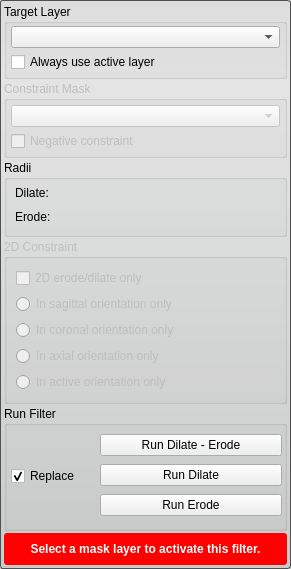
<?xml version="1.0" encoding="UTF-8"?>
<ui version="4.0">
 <class>BinarySmoothDilateErodeFilterInterface</class>
 <widget class="QWidget" name="BinarySmoothDilateErodeFilterInterface">
  <property name="geometry">
   <rect>
    <x>0</x>
    <y>0</y>
    <width>291</width>
    <height>564</height>
   </rect>
  </property>
  <property name="sizePolicy">
   <sizepolicy hsizetype="Preferred" vsizetype="MinimumExpanding">
    <horstretch>0</horstretch>
    <verstretch>0</verstretch>
   </sizepolicy>
  </property>
  <property name="windowTitle">
   <string>Binary Dilate Erode</string>
  </property>
  <property name="styleSheet">
   <string notr="true">QWidget#BinarySmoothDilateErodeFilterInterface{
	border-radius: 3px;
	border: 1px solid rgb(80, 80,80);
	background-color: qlineargradient(spread:pad, x1:0.5, y1:0, x2:0.5, y2:0.960227, stop:0 rgba(221, 221, 221, 255), stop:0.155779 rgba(228, 228, 228, 255), stop:1 rgba(202, 204, 204, 255));      
}</string>
  </property>
  <layout class="QVBoxLayout" name="verticalLayout_3">
   <property name="spacing">
    <number>2</number>
   </property>
   <property name="margin">
    <number>4</number>
   </property>
   <item>
    <widget class="QGroupBox" name="target_groupbox_">
     <property name="title">
      <string>Target Layer</string>
     </property>
     <property name="flat">
      <bool>false</bool>
     </property>
     <layout class="QVBoxLayout" name="verticalLayout_4">
      <property name="spacing">
       <number>4</number>
      </property>
      <property name="leftMargin">
       <number>4</number>
      </property>
      <property name="topMargin">
       <number>2</number>
      </property>
      <property name="rightMargin">
       <number>4</number>
      </property>
      <property name="bottomMargin">
       <number>4</number>
      </property>
      <item>
       <widget class="QtUtils::QtDropableComboBox" name="target_layer_">
        <property name="sizePolicy">
         <sizepolicy hsizetype="Ignored" vsizetype="Fixed">
          <horstretch>0</horstretch>
          <verstretch>0</verstretch>
         </sizepolicy>
        </property>
       </widget>
      </item>
      <item>
       <widget class="QWidget" name="widget_5" native="true">
        <property name="minimumSize">
         <size>
          <width>0</width>
          <height>20</height>
         </size>
        </property>
        <layout class="QHBoxLayout" name="horizontalLayout">
         <property name="spacing">
          <number>0</number>
         </property>
         <property name="margin">
          <number>0</number>
         </property>
         <item>
          <widget class="QCheckBox" name="use_active_layer_">
           <property name="sizePolicy">
            <sizepolicy hsizetype="Preferred" vsizetype="Fixed">
             <horstretch>0</horstretch>
             <verstretch>0</verstretch>
            </sizepolicy>
           </property>
           <property name="text">
            <string>Always use active layer</string>
           </property>
          </widget>
         </item>
        </layout>
       </widget>
      </item>
     </layout>
    </widget>
   </item>
   <item>
    <widget class="QGroupBox" name="mask_constraint_groupbox_">
     <property name="enabled">
      <bool>false</bool>
     </property>
     <property name="title">
      <string>Constraint Mask</string>
     </property>
     <layout class="QVBoxLayout" name="verticalLayout_7">
      <property name="spacing">
       <number>4</number>
      </property>
      <property name="margin">
       <number>4</number>
      </property>
      <item>
       <widget class="QtUtils::QtDropableComboBox" name="mask_">
        <property name="sizePolicy">
         <sizepolicy hsizetype="Ignored" vsizetype="Fixed">
          <horstretch>0</horstretch>
          <verstretch>0</verstretch>
         </sizepolicy>
        </property>
       </widget>
      </item>
      <item>
       <widget class="QWidget" name="widget_6" native="true">
        <layout class="QHBoxLayout" name="horizontalLayout_4">
         <property name="spacing">
          <number>0</number>
         </property>
         <property name="margin">
          <number>0</number>
         </property>
         <item>
          <widget class="QCheckBox" name="mask_invert_">
           <property name="sizePolicy">
            <sizepolicy hsizetype="Preferred" vsizetype="Fixed">
             <horstretch>0</horstretch>
             <verstretch>0</verstretch>
            </sizepolicy>
           </property>
           <property name="text">
            <string>Negative constraint</string>
           </property>
          </widget>
         </item>
        </layout>
       </widget>
      </item>
     </layout>
    </widget>
   </item>
   <item>
    <widget class="QGroupBox" name="radiiGroupBox">
     <property name="sizePolicy">
      <sizepolicy hsizetype="Preferred" vsizetype="Fixed">
       <horstretch>0</horstretch>
       <verstretch>0</verstretch>
      </sizepolicy>
     </property>
     <property name="title">
      <string>Radii</string>
     </property>
     <property name="flat">
      <bool>false</bool>
     </property>
     <layout class="QVBoxLayout" name="verticalLayout_5">
      <property name="spacing">
       <number>0</number>
      </property>
      <property name="leftMargin">
       <number>4</number>
      </property>
      <property name="topMargin">
       <number>2</number>
      </property>
      <property name="rightMargin">
       <number>4</number>
      </property>
      <property name="bottomMargin">
       <number>4</number>
      </property>
      <item>
       <widget class="QWidget" name="widget" native="true">
        <layout class="QVBoxLayout" name="verticalLayout">
         <property name="spacing">
          <number>2</number>
         </property>
         <property name="margin">
          <number>4</number>
         </property>
         <item>
          <widget class="QLabel" name="dialateLabel">
           <property name="text">
            <string>Dilate:</string>
           </property>
          </widget>
         </item>
         <item>
          <widget class="QtUtils::QtSliderIntCombo" name="dilate_" native="true"/>
         </item>
        </layout>
       </widget>
      </item>
      <item>
       <widget class="QWidget" name="widget_2" native="true">
        <layout class="QVBoxLayout" name="verticalLayout_2">
         <property name="spacing">
          <number>2</number>
         </property>
         <property name="margin">
          <number>4</number>
         </property>
         <item>
          <widget class="QLabel" name="erodeLabel">
           <property name="text">
            <string>Erode:</string>
           </property>
          </widget>
         </item>
         <item>
          <widget class="QtUtils::QtSliderIntCombo" name="erode_" native="true"/>
         </item>
        </layout>
       </widget>
      </item>
     </layout>
    </widget>
   </item>
   <item>
    <widget class="QGroupBox" name="groupBox_2">
     <property name="enabled">
      <bool>false</bool>
     </property>
     <property name="title">
      <string>2D Constraint</string>
     </property>
     <layout class="QVBoxLayout" name="verticalLayout_8">
      <item>
       <widget class="QCheckBox" name="only2d_">
        <property name="text">
         <string>2D erode/dilate only</string>
        </property>
       </widget>
      </item>
      <item>
       <widget class="QRadioButton" name="sagittal_slice_">
        <property name="text">
         <string>In sagittal orientation only</string>
        </property>
       </widget>
      </item>
      <item>
       <widget class="QRadioButton" name="coronal_slice_">
        <property name="text">
         <string>In coronal orientation only</string>
        </property>
       </widget>
      </item>
      <item>
       <widget class="QRadioButton" name="axial_slice_">
        <property name="text">
         <string>In axial orientation only</string>
        </property>
       </widget>
      </item>
      <item>
       <widget class="QRadioButton" name="active_slice_">
        <property name="text">
         <string>In active orientation only</string>
        </property>
       </widget>
      </item>
     </layout>
    </widget>
   </item>
   <item>
    <widget class="QGroupBox" name="groupBox">
     <property name="title">
      <string>Run Filter</string>
     </property>
     <layout class="QHBoxLayout" name="horizontalLayout_3" stretch="1,2">
      <property name="spacing">
       <number>0</number>
      </property>
      <property name="leftMargin">
       <number>2</number>
      </property>
      <property name="topMargin">
       <number>2</number>
      </property>
      <property name="rightMargin">
       <number>2</number>
      </property>
      <property name="bottomMargin">
       <number>4</number>
      </property>
      <item>
       <widget class="QWidget" name="widget_4" native="true">
        <property name="minimumSize">
         <size>
          <width>62</width>
          <height>0</height>
         </size>
        </property>
        <layout class="QHBoxLayout" name="horizontalLayout_2">
         <property name="spacing">
          <number>0</number>
         </property>
         <property name="leftMargin">
          <number>2</number>
         </property>
         <property name="topMargin">
          <number>0</number>
         </property>
         <property name="rightMargin">
          <number>0</number>
         </property>
         <property name="bottomMargin">
          <number>0</number>
         </property>
         <item>
          <widget class="QCheckBox" name="replaceCheckBox">
           <property name="sizePolicy">
            <sizepolicy hsizetype="Preferred" vsizetype="Fixed">
             <horstretch>0</horstretch>
             <verstretch>0</verstretch>
            </sizepolicy>
           </property>
           <property name="text">
            <string>Replace</string>
           </property>
           <property name="checked">
            <bool>true</bool>
           </property>
          </widget>
         </item>
        </layout>
       </widget>
      </item>
      <item>
       <widget class="QWidget" name="widget_3" native="true">
        <property name="minimumSize">
         <size>
          <width>0</width>
          <height>96</height>
         </size>
        </property>
        <property name="maximumSize">
         <size>
          <width>16777215</width>
          <height>96</height>
         </size>
        </property>
        <layout class="QVBoxLayout" name="verticalLayout_6">
         <property name="spacing">
          <number>2</number>
         </property>
         <property name="margin">
          <number>0</number>
         </property>
         <item>
          <widget class="QPushButton" name="dilateerodeButton">
           <property name="sizePolicy">
            <sizepolicy hsizetype="Preferred" vsizetype="Fixed">
             <horstretch>0</horstretch>
             <verstretch>0</verstretch>
            </sizepolicy>
           </property>
           <property name="text">
            <string>Run Dilate - Erode</string>
           </property>
          </widget>
         </item>
         <item>
          <widget class="QPushButton" name="dilateButton">
           <property name="sizePolicy">
            <sizepolicy hsizetype="Preferred" vsizetype="Fixed">
             <horstretch>0</horstretch>
             <verstretch>0</verstretch>
            </sizepolicy>
           </property>
           <property name="text">
            <string>Run Dilate</string>
           </property>
          </widget>
         </item>
         <item>
          <widget class="QPushButton" name="erodeButton">
           <property name="sizePolicy">
            <sizepolicy hsizetype="Preferred" vsizetype="Fixed">
             <horstretch>0</horstretch>
             <verstretch>0</verstretch>
            </sizepolicy>
           </property>
           <property name="text">
            <string>Run Erode</string>
           </property>
          </widget>
         </item>
        </layout>
       </widget>
      </item>
     </layout>
    </widget>
   </item>
   <item>
    <widget class="QWidget" name="message_alert_" native="true">
     <property name="minimumSize">
      <size>
       <width>0</width>
       <height>32</height>
      </size>
     </property>
     <property name="styleSheet">
      <string notr="true">QLabel#message_{
	color: white;
	font: bold;
}

QWidget#message_alert_{
	border-radius: 3px;
	background-color: red;
}</string>
     </property>
     <layout class="QHBoxLayout" name="horizontalLayout_5">
      <property name="spacing">
       <number>0</number>
      </property>
      <property name="margin">
       <number>4</number>
      </property>
      <item>
       <widget class="QLabel" name="message_">
        <property name="text">
         <string>Select a mask layer to activate this filter.</string>
        </property>
        <property name="alignment">
         <set>Qt::AlignCenter</set>
        </property>
        <property name="wordWrap">
         <bool>true</bool>
        </property>
       </widget>
      </item>
     </layout>
    </widget>
   </item>
  </layout>
 </widget>
 <customwidgets>
  <customwidget>
   <class>QtUtils::QtDropableComboBox</class>
   <extends>QComboBox</extends>
   <header location="global">QtUtils/Widgets/QtDropableComboBox.h</header>
  </customwidget>
  <customwidget>
   <class>QtUtils::QtSliderIntCombo</class>
   <extends>QWidget</extends>
   <header location="global">QtUtils/Widgets/QtSliderIntCombo.h</header>
   <container>1</container>
  </customwidget>
 </customwidgets>
 <resources/>
 <connections/>
</ui>
